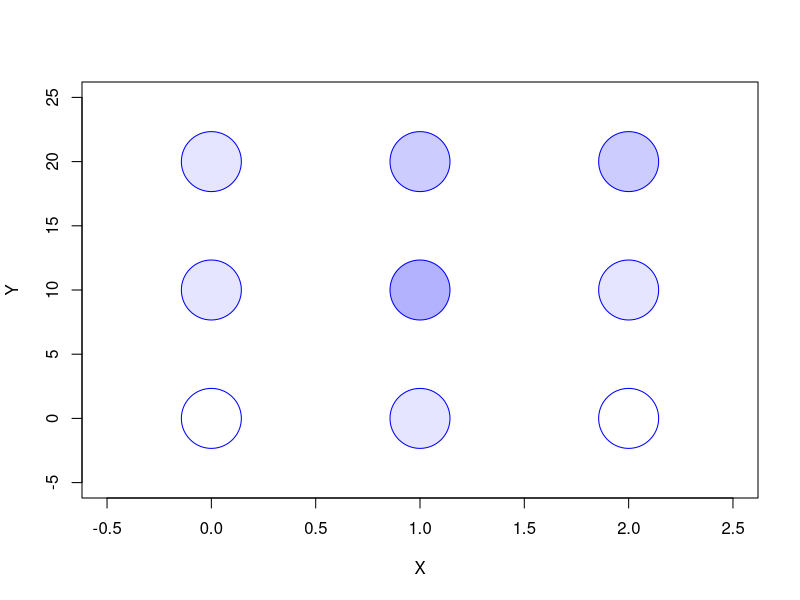
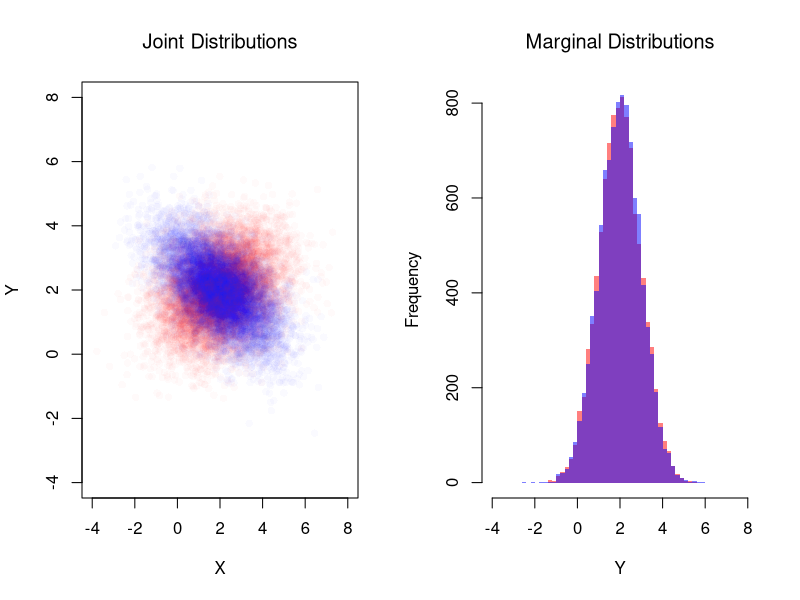
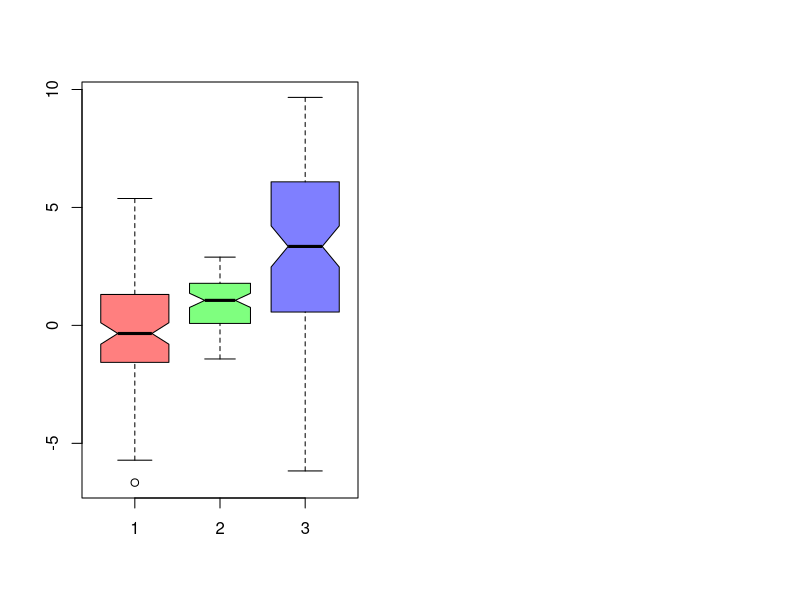

Here is the R script that generated these plots, in order:
## ---- chunk 1
prob_table <- expand.grid(x=c(0, 1, 2), y=c(0, 10, 20))
prob_table[, 'probabilities'] <- c(
    0.0, 0.1, 0.0,
    0.1, 0.3, 0.1,
    0.1, 0.2, 0.2)
plot(prob_table[, 'x'], prob_table[, 'y'],
     xlim=c(-0.5, 2.5), ylim=c(-5, 25),
     pch=21, cex=8, col='blue',
     bg=rgb(0, 0, 1, prob_table[, 'probabilities']),
     xlab = 'X', ylab = 'Y')
## ---- chunk 2
# Create a 2x2 matrix for the joint distribution.
# Rows correspond to X1 (coin 1), and columns correspond to X2 (coin 2).
P_fair <- matrix(1/4, nrow = 2, ncol = 2)
rownames(P_fair) <- c('X1=0', 'X1=1')
colnames(P_fair) <- c('X2=0', 'X2=1')
P_fair

# Compute the marginal distributions.
# Marginal for X1: sum across columns.
P_X1 <- rowSums(P_fair)
P_X1
# Marginal for X2: sum across rows.
P_X2 <- colSums(P_fair)
P_X2

# Compute the conditional probabilities Prob(X2 | X1).
cond_X2_given_X1 <- matrix(0, nrow = 2, ncol = 2)
for (j in c(1, 2)) {
  cond_X2_given_X1[, j] <- P_fair[, j] / P_X1[j]
}
rownames(cond_X2_given_X1) <- c('X2=0', 'X2=1')
colnames(cond_X2_given_X1) <- c('given X1=0', 'given X1=1')
cond_X2_given_X1
## ---- chunk 3
# Create the joint distribution matrix for the unfair coin case.
P_unfair <- matrix(c(0.5, 0, 0, 0.5), nrow = 2, ncol = 2, byrow = TRUE)
rownames(P_unfair) <- c('X1=0', 'X1=1')
colnames(P_unfair) <- c('X2=0', 'X2=1')
P_unfair

# Compute the marginal distribution for X2 in the unfair case.
P_X2_unfair <- colSums(P_unfair)
P_X1_unfair <- rowSums(P_unfair)

# Compute the conditional probabilities Prob(X1 | X2) for the unfair coin.
cond_X2_given_X1_unfair <- matrix(NA, nrow = 2, ncol = 2)
for (j in c(1, 2)) {
  if (P_X1_unfair[j] > 0) {
    cond_X2_given_X1_unfair[, j] <- P_unfair[, j] / P_X1_unfair[j]
  }
}
rownames(cond_X2_given_X1_unfair) <- c('X2=0', 'X2=1')
colnames(cond_X2_given_X1_unfair) <- c('given X1=0', 'given X1=1')
cond_X2_given_X1_unfair
## ---- chunk 4
# Simulate Bivariate Data
N <- 10000
Mu <- c(2, 2) ## Means

Sigma1 <- matrix(c(2, -.8, -.8, 1), 2, 2) ## CoVariance Matrix
MVdat1 <- mvtnorm::rmvnorm(N, Mu, Sigma1)
colnames(MVdat1) <- c('X', 'Y')

Sigma2 <- matrix(c(2, .4, .4, 1), 2, 2) ## CoVariance Matrix
MVdat2 <- mvtnorm::rmvnorm(N, Mu, Sigma2)
colnames(MVdat2) <- c('X', 'Y')

par(mfrow=c(1, 2))
## Different diagonals
plot(MVdat2, col=rgb(1, 0, 0, 0.02), pch=16,
    main='Joint Distributions', font.main=1,
    ylim=c(-4, 8), xlim=c(-4, 8),
    xlab='X', ylab='Y')
points(MVdat1, col=rgb(0, 0, 1, 0.02), pch=16)
## Same marginal distributions
xbks <- seq(-4, 8, by=.2)
hist(MVdat2[, 2], col=rgb(1, 0, 0, 0.5),
    breaks=xbks, border=NA,
    xlab='Y',
    main='Marginal Distributions', font.main=1)
hist(MVdat1[, 2], col=rgb(0, 0, 1, 0.5),
    add=TRUE, breaks=xbks, border=NA)
## ---- chunk 5
# Verify Bayes' theorem for the unfair coin case:
# Compute Prob(X1=1 | X2=1) using the formula:
#   Prob(X1=1 | X2=1) = [Prob(X2=1 | X1=1) * Prob(X1=1)] / Prob(X2=1)

P_X1_1 <- 0.5
P_X2_1_given_X1_1 <- 1  # Since coin 2 copies coin 1.
P_X2_1 <- P_X2_unfair['X2=1']

bayes_result <- (P_X2_1_given_X1_1 * P_X1_1) / P_X2_1
bayes_result
## ---- chunk 6
# Make a Probability Table
x <- c(0, 1, 2)
y <- c(0, 10, 20)
xy_probs <- matrix(c(
    0.0, 0.1, 0.0,
    0.1, 0.3, 0.1,
    0.1, 0.1, 0.2
), nrow=3, ncol=3, byrow=TRUE)
rownames(xy_probs) <- paste0('y=', y)
colnames(xy_probs) <-  paste0('x=', x)
xy_probs

# Compute Marginals and Means
pX  <- colSums(xy_probs)
pY  <- rowSums(xy_probs)
EX  <- sum(x * pX)
EY  <- sum(y * pY)

# Compute Covariance
dxy_grid <- expand.grid(dy=y-EY, dx=x-EX)[, c(2, 1)]
dxy_grid[, 'p'] <- as.vector(xy_probs)
dxy_grid[, 'contribution'] <- dxy_grid[, 'dx'] * dxy_grid[, 'dy'] * dxy_grid[, 'p']
CovXY <- sum(dxy_grid[, 'contribution'])
CovXY

# Compute Variances
VX <- sum( (x-EX)^2 * pX)
SX <- sqrt(VX)
VY <- sum( (y-EY)^2 * pY)
SY <- sqrt(VY)

# Compute Correlation
CorXY <- CovXY / (SX * SY)
CorXY
## ---- chunk 7
# Sample 1 (e.g., males)
n1 <- 100
y1_hat <- rnorm(n1, 0, 2)
#hist(y1_hat, freq=F, main='Sample 1')

# Sample 2 (e.g., females)
n2 <- 80
y2_hat <- rnorm(n2, 1, 1)
#hist(y2_hat, freq=F, main='Sample 2')

t.test(y1_hat, y2_hat, var.equal=FALSE)
## ---- chunk 8
y3_hat <- rnorm(n1, 3, 3)

boxplot(y1_hat, y2_hat, y3_hat,
    col=c(
        rgb(1, 0, 0, .5),
        rgb(0, 1, 0, .5),
        rgb(0, 0, 1, .5)),
    notch=TRUE,
    varwidth=TRUE)
